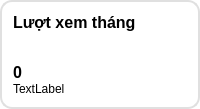
                 <widget class="QWidget" name="verticalWidget_15" native="true">
                  <property name="styleSheet">
                   <string notr="true">QWidget{background-color: #ffffff;
border: 2px solid #E0E0E0;
border-radius: 12px;
}
QLabel{
	border: 0px solid #E0E0E0;
}</string>
                  </property>
                  <layout class="QVBoxLayout" name="verticalLayout_20">
                   <property name="spacing">
                    <number>0</number>
                   </property>
                   <property name="leftMargin">
                    <number>13</number>
                   </property>
                   <property name="topMargin">
                    <number>13</number>
                   </property>
                   <property name="rightMargin">
                    <number>13</number>
                   </property>
                   <property name="bottomMargin">
                    <number>13</number>
                   </property>
                   <item>
                    <layout class="QHBoxLayout" name="horizontalLayout_12">
                     <item>
                      <widget class="QLabel" name="label_61">
                       <property name="font">
                        <font>
                         <family>Segoe UI</family>
                         <pointsize>12</pointsize>
                         <bold>true</bold>
                        </font>
                       </property>
                       <property name="text">
                        <string>Lượt xem tháng</string>
                       </property>
                      </widget>
                     </item>
                     <item>
                      <widget class="QPushButton" name="pushButton_26">
                       <property name="maximumSize">
                        <size>
                         <width>39</width>
                         <height>39</height>
                        </size>
                       </property>
                       <property name="styleSheet">
                        <string notr="true">border: 0px;
border-radius: 0px;</string>
                       </property>
                       <property name="text">
                        <string/>
                       </property>
                       <property name="icon">
                        <iconset resource="resource.qrc">
                         <normaloff>:/icons/icons_/reading-book.png</normaloff>:/icons/icons_/reading-book.png</iconset>
                       </property>
                       <property name="iconSize">
                        <size>
                         <width>35</width>
                         <height>35</height>
                        </size>
                       </property>
                      </widget>
                     </item>
                    </layout>
                   </item>
                   <item>
                    <widget class="QLabel" name="label_63">
                     <property name="font">
                      <font>
                       <family>Segoe UI</family>
                       <pointsize>20</pointsize>
                      </font>
                     </property>
                     <property name="text">
                      <string/>
                     </property>
                    </widget>
                   </item>
                   <item>
                    <widget class="QLabel" name="luot_xem_thang_label">
                     <property name="font">
                      <font>
                       <family>Segoe UI</family>
                       <pointsize>12</pointsize>
                       <bold>true</bold>
                      </font>
                     </property>
                     <property name="text">
                      <string>0</string>
                     </property>
                    </widget>
                   </item>
                   <item>
                    <widget class="QLabel" name="label_65">
                     <property name="text">
                      <string>TextLabel</string>
                     </property>
                    </widget>
                   </item>
                  </layout>
                 </widget>
